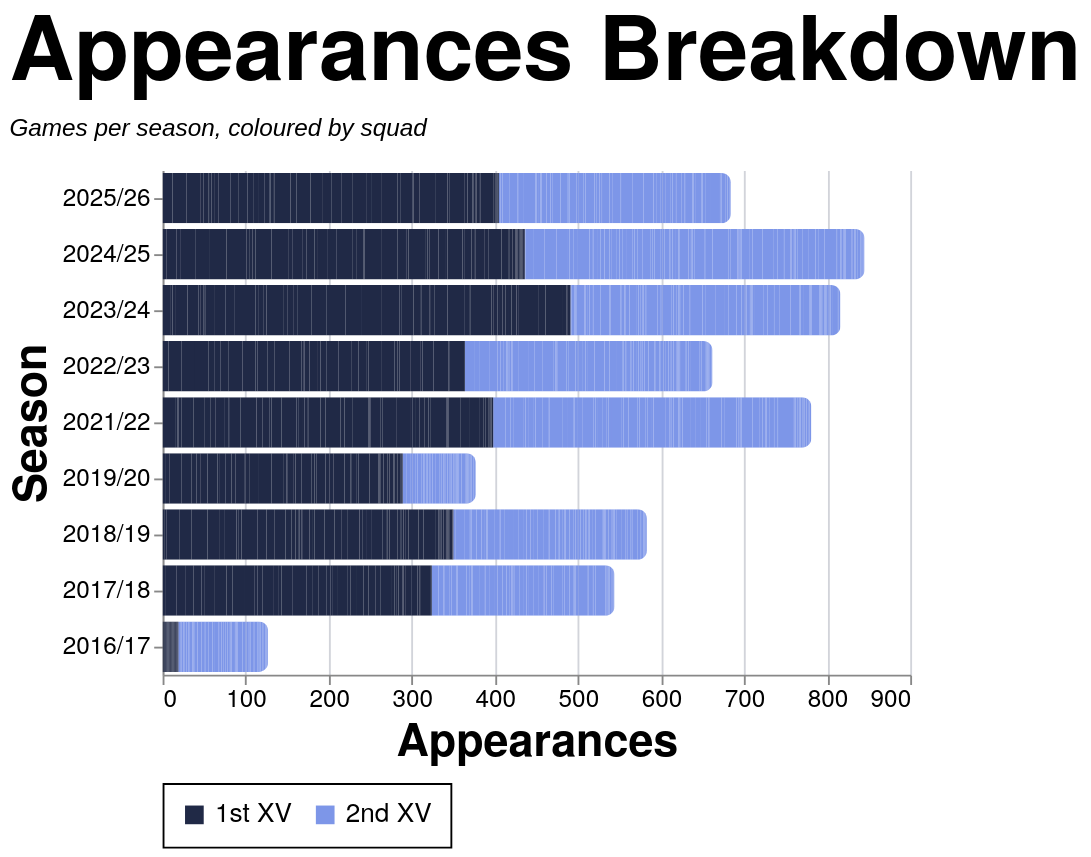

This figure's Vega-Lite source:
### Vega-Lite specification from a JSON file in a GitHub repository (floating-point values rounded to 4 significant figures; data arrays with more than 128 entries replaced by an {"elided": "..."} marker saying what was removed)
{"config": {"axis": {"labelFont": "PT Sans Narrow, Helvetica Neue, Helvetica, Arial, sans-serif", "titleFont": "PT Sans Narrow, Helvetica Neue, Helvetica, Arial, sans-serif", "labelFontSize": 13, "titleFontSize": 24, "gridColor": "#202947", "gridOpacity": 0.2, "zindex": 1}, "text": {"font": "Lato, sans-serif"}, "bar": {"cornerRadiusEnd": 5}, "header": {"labelFont": "PT Sans Narrow, Helvetica Neue, Helvetica, Arial, sans-serif", "titleFont": "PT Sans Narrow, Helvetica Neue, Helvetica, Arial, sans-serif", "labelFontSize": 24, "titleFontSize": 28, "labelFontWeight": "bold", "orient": "left"}, "legend": {"labelFont": "PT Sans Narrow, Helvetica Neue, Helvetica, Arial, sans-serif", "titleFont": "PT Sans Narrow, Helvetica Neue, Helvetica, Arial, sans-serif", "labelFontSize": 14, "titleFontSize": 16, "titlePadding": 5, "fillColor": "white", "strokeColor": "black", "padding": 10, "titleFontWeight": "lighter", "titleFontStyle": "italic", "titleColor": "gray", "offset": 10}, "title": {"font": "PT Sans Narrow, Helvetica Neue, Helvetica, Arial, sans-serif", "fontSize": 48, "fontWeight": "bold", "anchor": "start", "align": "center", "titlePadding": 20, "subtitlePadding": 10, "subtitleFontSize": 13, "subtitleColor": "", "subtitleFontStyle": "italic", "offset": 15, "color": "black"}, "axisX": {"labelAngle": 0}, "facet": {"title": null, "header": null, "align": {"row": "each", "column": "each"}}, "resolve": {"scale": {"y": "independent", "facet": "independent"}}, "background": "transparent", "scale": {"offsetBandPaddingOuter": 0.2, "offsetBandPaddingInner": 0.1}, "view": {"stroke": null, "background": "transparent"}}, "data": {"name": "data-53da0dde448f7d9d204ebaf2d46205ba"}, "mark": {"type": "bar"}, "encoding": {"color": {"field": "color_value", "legend": {"orient": "bottom", "title": null}, "scale": {"domain": ["1st XV", "2nd XV"], "range": ["#202946", "#7d96e8"]}, "sort": {"field": "sum(apps)", "op": "sum", "order": "descending"}, "type": "nominal"}, "tooltip": [{"field": "player", "title": "Player", "type": "nominal"}, {"field": "season", "title": "Season", "type": "nominal"}, {"field": "color_value", "title": "Group", "type": "nominal"}, {"aggregate": "sum", "field": "apps", "title": "Appearances", "type": "quantitative"}], "x": {"aggregate": "sum", "field": "apps", "title": "Appearances", "type": "quantitative"}, "y": {"field": "season", "sort": {"field": "season_sort", "op": "max", "order": "descending"}, "title": "Season", "type": "nominal"}}, "height": {"step": 30}, "title": {"text": "Appearances Breakdown", "subtitle": "Games per season, coloured by squad"}, "width": 400, "$schema": "https://vega.github.io/schema/vega-lite/v5.20.1.json", "datasets": {"data-53da0dde448f7d9d204ebaf2d46205ba": {"elided": "2502 records"}}}
